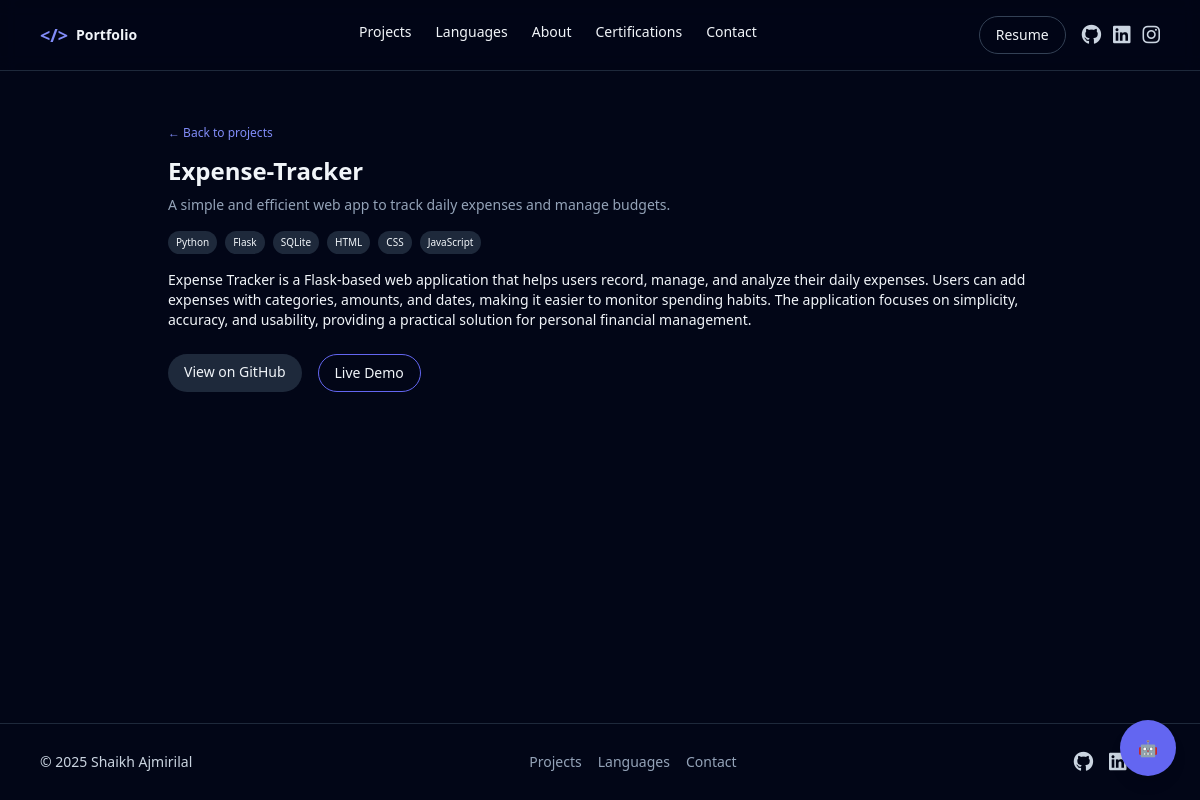
Page /projects/expense-tracker/ on the committed database.
### core/models.py (models this page shows, shortened)
class Project(models.Model):
    title = models.CharField(max_length=150)
    slug = models.SlugField(unique=True, blank=True)
    short_tagline = models.CharField(max_length=200, blank=True)
    description = models.TextField()
    tech_stack = models.CharField(max_length=255, help_text="Comma-separated, e.g. Python, Django, SQLite")
    github_url = models.URLField(blank=True, null=True)
    live_url = models.URLField(blank=True, null=True)
    is_featured = models.BooleanField(default=False)
    created_at = models.DateField(auto_now_add=True)
    def tech_list(self):
        return [t.strip() for t in self.tech_stack.split(',') if t.strip()]

### core/views.py (the view)
# urls.py: path('projects/<slug:slug>/', views.project_detail, name='project_detail'),
def project_detail(request, slug):
    if Project is None:
        raise Http404("Project model not available.")
    project = get_object_or_404(Project, slug=slug)
    return render(request, "core/project_detail.html", {"project": project})

### core/templates/core/project_detail.html (shortened to what this page needs)
{% extends "core/base.html" %}
{% block content %}
<section class="max-w-4xl mx-auto px-4 py-12">
  <a href="{% url 'projects' %}" class="text-xs text-indigo-400 hover:underline">← Back to projects</a>
  <h1 class="text-2xl font-bold mt-3 mb-2">{{ project.title }}</h1>
  <p class="text-sm text-slate-400 mb-4">{{ project.short_tagline }}</p>
  <div class="flex flex-wrap gap-2 text-[10px] mb-4">
    {% for tech in project.tech_list %}
      <span class="px-2 py-1 rounded-full bg-slate-800">{{ tech }}</span>
    {% endfor %}
  </div>
  <article class="prose prose-invert max-w-none text-sm">
    {{ project.description|linebreaks }}
  </article>
  <div class="mt-6 flex gap-4 text-sm">
    {% if project.github_url %}
      <a href="{{ project.github_url }}" target="_blank"
         class="px-4 py-2 rounded-full bg-slate-800 hover:bg-indigo-500">
        View on GitHub
      </a>
    {% endif %}
    {% if project.live_url %}
      <a href="{{ project.live_url }}" target="_blank"
         class="px-4 py-2 rounded-full border border-indigo-500 hover:bg-indigo-500 hover:text-white">
        Live Demo
      </a>
    {% endif %}
  </div>
</section>
{% endblock %}

### core/static/css/main.css (style rules this page uses)
:root { --accent-1: #6366f1; --accent-2: #a78bfa; --bg: #0b1220; }
html, body { height: 100%; }
body { -webkit-font-smoothing: antialiased; -moz-osx-font-smoothing: grayscale; }
:root { --accent-1:#6366f1; --accent-2:#a78bfa; --bg-dark:#040612; }

### rows in the picture
Project: title "Expense-Tracker", short_tagline "A simple and efficient web app to track daily expenses and manage budgets.", description "Expense Tracker is a Flask-based web application that helps users record, manage, and analyze their daily expenses. Users can add expenses with categories, amounts, and dates, making it easier to monitor spending habits. The application focuses on simplicity, accuracy, and usability, providing a practical solution for personal financial management."

### other values in the picture
{{ tech }} "Python" "Flask" "SQLite" "HTML" "CSS" "JavaScript"
